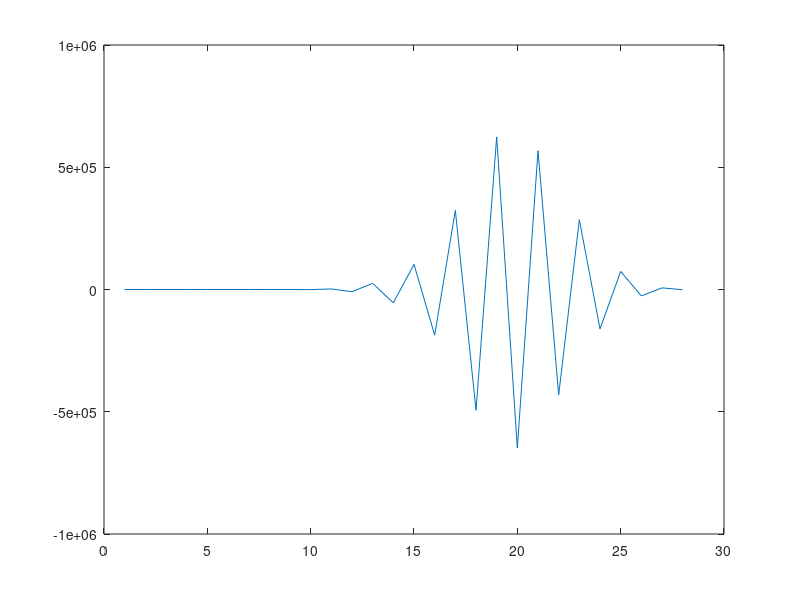

This figure's MATLAB source:
PointData=[-4.25 -0.86;
    -4.2433696 -0.84163463;
    -4.2301059 -0.82736713
    -4.2045102 -0.81022358;
    -4.1609836 -0.78776914;
    -4.1149497 -0.76848233;
    -4.0619631 -0.75022006;
    -4.0002766 -0.73098207;
    -3.9361169 -0.71247947;
    -3.8466312 -0.68906379;
    -3.7757561 -0.67214936;
    -3.6955552 -0.65355361;
    -3.6014352 -0.63305801;
    -3.5060582 -0.61331832;
    -3.4079154 -0.5935216;
    -3.301528 -0.57324749;
    -3.1910446 -0.55269537;
    -3.0996954 -0.53620505;
    -2.99897841 -0.51841462;
    -2.8941016 -0.5004012;
    -2.7809644 -0.48136303
    -2.6896918 -0.46631342;
    -2.6170125 -0.45432958;
    -2.5283842 -0.44025692;
    -2.4457848 -0.42714942;
    -2.3648608 0.4143562;
    -2.2826445 -0.40175346;
    -2.201365 -0.38929427;
    -2.115325 -0.37610537];
PointData(:,1)=PointData(:,1)-(-4.25);
PointData(:,2)=PointData(:,2)-(-0.86);

nn=length(PointData(:,1));
PointX=PointData(2:nn,1);
PointY=PointData(2:nn,2);

PointA=[-2.10921 -0.699441]'-[-4.25 -0.86]';
k_zita=PointA(2)/PointA(1);

zita=0.07586201:0.07586201:2.2;
zita_k=k_zita*zita;
n_zita=length(zita);

zita(n_zita+1)=2.2812748;
zita_k(n_zita+1)=0.50233831;


C=zeros(nn-1,nn-1);
for i=1:nn-1
   for j=1:nn-1
      C(i,j)= PointY(i)/((PointX(i)-zita(j))^2+(PointY(i)-zita_k(j))^2);
   end
end

m=C^-1*PointY;
plot(m)